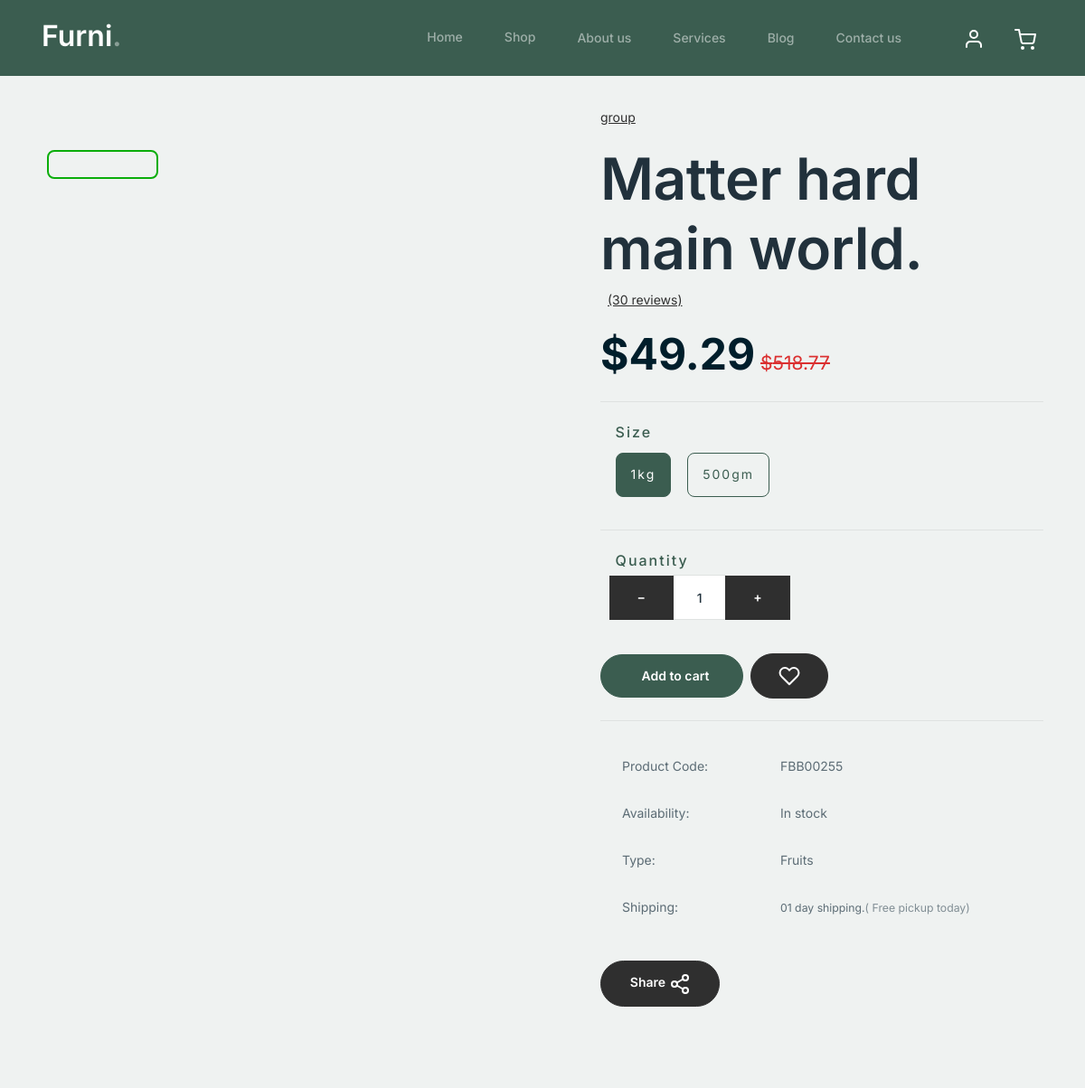
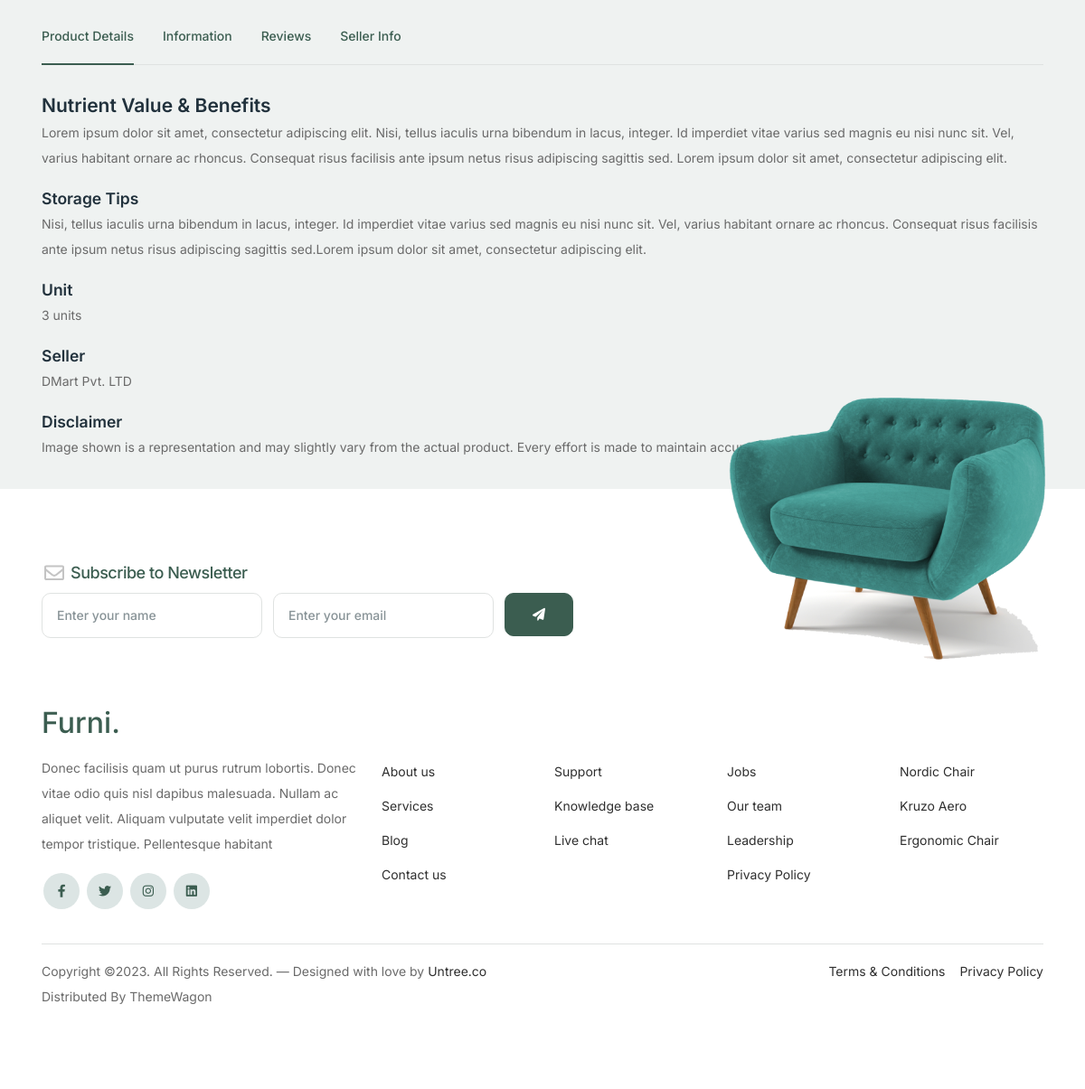
Screenshot of /store/matter-hard-main-world with the database file from the repository (2 pictures, top to bottom).
### store/models.py (models this page shows, shortened)
class Product(models.Model):
    active = models.BooleanField(default=True)
    name = models.CharField(max_length=200)
    description = models.TextField()
    category = models.ForeignKey(Category, on_delete=models.CASCADE)
    image = models.ImageField(upload_to='static/uploads/products/', blank=True, null=True)
    tags = models.ManyToManyField(Tag, blank=True)
    created_at = models.DateTimeField(auto_now_add=True)
    updated_at = models.DateTimeField(auto_now=True)
    slug = models.SlugField(unique=True)
    variations =models.ManyToManyField("store.Variation", blank=True)

class Category(models.Model):
    name = models.CharField(max_length=100)
    description = models.TextField(blank=True, null=True)
    parent_category = models.ForeignKey('self', on_delete=models.SET_NULL, blank=True, null=True)
    slug = models.SlugField(unique=True)

class Variation(models.Model):
    products = models.ForeignKey("store.Product", on_delete=models.CASCADE)
    color = models.CharField(max_length=255)
    size = models.CharField(max_length=255)
    price = models.DecimalField(max_digits=10, decimal_places=2)
    sale = models.DecimalField(max_digits=10, decimal_places=2)
    stock = models.IntegerField(default=0)

### store/views.py (the view)
# urls.py: path("store/<str:slug>", views.singleProduct, name="singleProduct")
def singleProduct(request, slug):
    product = Product.objects.filter(slug=slug).first()
    return render(request, 'single-item.html', {'product': product})

### store/templates/single-item.html (shortened to what this page needs)
{% extends 'layouts/base.html' %}
{% load static %}
{% block css %}
<link rel="stylesheet" href="{% static "frontend/css/shop-details.css" %}">
{% endblock css %}
{% block content %}
<section class="mt-8">
    <div class="container">
        <div class="row">
            <div class="col-lg-6">
                <div class="product productModal" id="productModal">
                </div>
                <div class="product-tools">
                    <div class="thumbnails row g-3" id="productModalThumbnails">
                        <div class="col-3" class="tns-nav-active">
                            <div class="thumbnails-img">
                            </div>
                        </div>
                        <div class="col-3">
                            <div class="thumbnails-img">
                            </div>
                        </div>
                        <div class="col-3">
                            <div class="thumbnails-img">
                            </div>
                        </div>
                        <div class="col-3">
                            <div class="thumbnails-img">
                            </div>
                        </div>
                    </div>
                </div>
            </div>
            <div class="col-md-6">
                <div class="ps-lg-10 mt-6 mt-md-0">
                    <a href="#!" class="mb-4 d-block">{{product.category.name}}</a>
                    <h1 class="mb-1 display-3">{{product.name}} </h1>
                    <div class="mb-4">
                            <a href="#" class="ms-2">(30 reviews)</a>
                    </div>
                    <div class="fs-4">
                        <span class="fw-bold text-dark display-5">$<span id="sale"></span></span>
                        <span class="text-decoration-line-through text-danger">$<span id="price"></span></span>
                    </div>
                    <hr class="my-6">
                    <div class="mb-5">
                        <div class="choice-title">
                            <h4>Size</h4>
                            {% for variation in product.variation_set.all %}
                            <label for="{{variation.pk}}">{{variation.size}}</label>
                            {% endfor %}
                        </div>
                    <hr class="my-6">
                        <div class="choice-title">
                            <h4>Quantity</h4>
                            <div class="input-group mb-3 d-flex align-items-center quantity-container"
                                style="max-width: 200px;">
                                <div class="input-group-prepend">
                                    <button class="btn btn-outline-black decrease rounded-0" type="button">−</button>
                                </div>
                                <input type="text" name="qty" class="form-control text-center quantity-amount" value="1"
                                    placeholder="" aria-label="Example text with button addon"
                                    aria-describedby="button-addon1">
                                <div class="input-group-append">
                                    <button class="btn btn-outline-black increase rounded-0" type="button">+</button>
                                </div>
                            </div>
                        </div>
                        <div class="mt-3 row justify-content-start g-2 align-items-center">
                            <div class="col-xxl-4 col-lg-4 col-md-5 col-5 d-grid">
                                 <button type="button" class="btn btn-primary">Add to
                                    cart</button>
                            </div>
                            <div class="col-md-4 col-4">
                                <a class="btn btn-light " href="shop-wishlist.html" data-bs-toggle="tooltip"
                                    data-bs-html="true" aria-label="Wishlist">
                                    <i data-feather="heart"></i></a>
                            </div>
                        </div>
                        <hr class="my-6">
                        <div>
                            <table class="table table-borderless mb-0">
                                <tbody>
                                    <tr>
                                        <td>Product Code:</td>
                                        <td>FBB00255</td>
                                    </tr>
                                    <tr>
                                        <td>Availability:</td>
                                        <td><span id='stock'>In Stock</span></td>
                                    </tr>
                                    <tr>
                                        <td>Type:</td>
                                        <td>Fruits</td>
                                    </tr>
                                    <tr>
                                        <td>Shipping:</td>
                                        <td><small>01 day shipping.<span class="text-muted">( Free pickup
                                                    today)</span></small></td>
                                    </tr>
                                </tbody>
                            </table>
                        </div>
                        <div class="mt-8">
                            <div class="dropdown">
                                <a class="btn btn-outline-secondary dropdown-toggle" href="#" role="button"
                                    data-bs-toggle="dropdown" aria-expanded="false">
                                    Share <i data-feather="share-2" ></i>
                                </a>
                            </div>
                        </div>
                    </div>
                </div>
            </div>
        </div>
    </div>
</section>
<section class="mt-lg-14 mt-8 ">
    <div class="container">
        <div class="row">
            <div class="col-md-12">
                <ul class="nav nav-pills nav-lb-tab" id="myTab" role="tablist">
                    <li class="nav-item" role="presentation">
                         <button class="nav-link active" id="product-tab" data-bs-toggle="tab"
                            data-bs-target="#product-tab-pane" type="button" role="tab" aria-controls="product-tab-pane"
                            aria-selected="true">Product Details</button>
                    </li>
                    <li class="nav-item" role="presentation">
                         <button class="nav-link" id="details-tab" data-bs-toggle="tab"
                            data-bs-target="#details-tab-pane" type="button" role="tab" aria-controls="details-tab-pane"
                            aria-selected="false" tabindex="-1">Information</button>
                    </li>
                    <li class="nav-item" role="presentation">
                         <button class="nav-link" id="reviews-tab" data-bs-toggle="tab"
                            data-bs-target="#reviews-tab-pane" type="button" role="tab" aria-controls="reviews-tab-pane"
                            aria-selected="false" tabindex="-1">Reviews</button>
                    </li>
                    <li class="nav-item" role="presentation">
                         <button class="nav-link" id="sellerInfo-tab" data-bs-toggle="tab"
                            data-bs-target="#sellerInfo-tab-pane" type="button" role="tab"
                            aria-controls="sellerInfo-tab-pane" aria-selected="false" disabled="" tabindex="-1">Seller
                            Info</button>
                    </li>
                </ul>
                <div class="tab-content" id="myTabContent">
                    <div class="tab-pane fade active show" id="product-tab-pane" role="tabpanel"
                        aria-labelledby="product-tab" tabindex="0">
                        <div class="my-8">
                            <div class="mb-5">
                                <h4 class="mb-1">Nutrient Value &amp; Benefits</h4>
                                <p class="mb-0">Lorem ipsum dolor sit amet, consectetur adipiscing elit. Nisi, tellus
                                    iaculis urna
                                    bibendum
                                    in lacus, integer. Id imperdiet vitae varius sed magnis eu nisi nunc sit. Vel,
                                    varius
                                    habitant ornare ac rhoncus. Consequat risus facilisis ante ipsum netus risus
                                    adipiscing
                                    sagittis sed. Lorem ipsum dolor sit amet, consectetur adipiscing elit.</p>
                            </div>
                            <div class="mb-5">
                                <h5 class="mb-1">Storage Tips</h5>
                                <p class="mb-0">Nisi, tellus iaculis urna bibendum in lacus, integer. Id imperdiet vitae
                                    varius sed
                                    magnis eu
                                    nisi nunc sit. Vel, varius habitant ornare ac rhoncus. Consequat risus facilisis
                                    ante ipsum
                                    netus risus adipiscing sagittis sed.Lorem ipsum dolor sit amet, consectetur
                                    adipiscing elit.
                                </p>
                            </div>
                            <div class="mb-5">
                                <h5 class="mb-1">Unit</h5>
                                <p class="mb-0">3 units</p>
                            </div>
                            <div class="mb-5">
                                <h5 class="mb-1">Seller</h5>
                                <p class="mb-0">DMart Pvt. LTD</p>
                            </div>
                            <div>
                                <h5 class="mb-1">Disclaimer</h5>
                                <p class="mb-0">Image shown is a representation and may slightly vary from the actual
                                    product. Every
                                    effort
                                    is made to maintain accuracy of all information displayed.</p>
                            </div>
                        </div>
                    </div>
                </div>
            </div>
        </div>
    </div>
</section>
{% endblock %}

### static/frontend/css/tiny-slider.css (style rules this page uses)
.tns-slider { -webkit-transition:all 0s;-moz-transition:all 0s;transition:all 0s }
.tns-horizontal.tns-subpixel { white-space:nowrap }

### static/frontend/css/style.css (style rules this page uses)
body { overflow-x: hidden; position: relative; }
body { font-family: "Inter", sans-serif; font-weight: 400; line-height: 28px; color: #6a6a6a; font-size: 14px; background-color: #eff2f1; }
a { text-decoration: none; transition: 0.3s all ease; color: #2f2f2f; text-decoration: underline; }
.btn { font-weight: 600; padding: 12px 30px; border-radius: 30px; color: #ffffff; background: #2f2f2f; border-color: #2f2f2f; }
.btn.btn-primary { background: #3b5d50; border-color: #3b5d50; }
.form-control { height: 50px; border-radius: 10px; font-family: "Inter", sans-serif; }
.nav-lb-tab .nav-item .nav-link.active, .nav-lb-tab .nav-item .nav-link { color: #3b5d50; }
.nav-lb-tab .nav-item .nav-link.active, .nav-lb-tab .nav-item .nav-link:hover { border-bottom: 2px solid #3b5d50 !important; }
.choice-title { margin-left: 0.6rem; margin-bottom: 1.8rem; }
.choice-title h4 { color: #3b5d50; font-weight: 500; letter-spacing: 2px; font-size: 1rem; margin-bottom: 6px; margin-left: 7px; }
.choice-title label { color: #3b5d50; padding: 9px 1rem 10px; border-radius: 8px; border: 1px solid #3b5d50; cursor: pointer; display: inline-block; letter-spacing: 2px; margin: 7px; }
.choice-title input[type="radio"]:checked + label { background-color: #3b5d50; color: white; }

### rows the page displays
Product: category.name "group", name "Matter hard main world."
Variation: size "1kg"
Variation: size "500gm"
